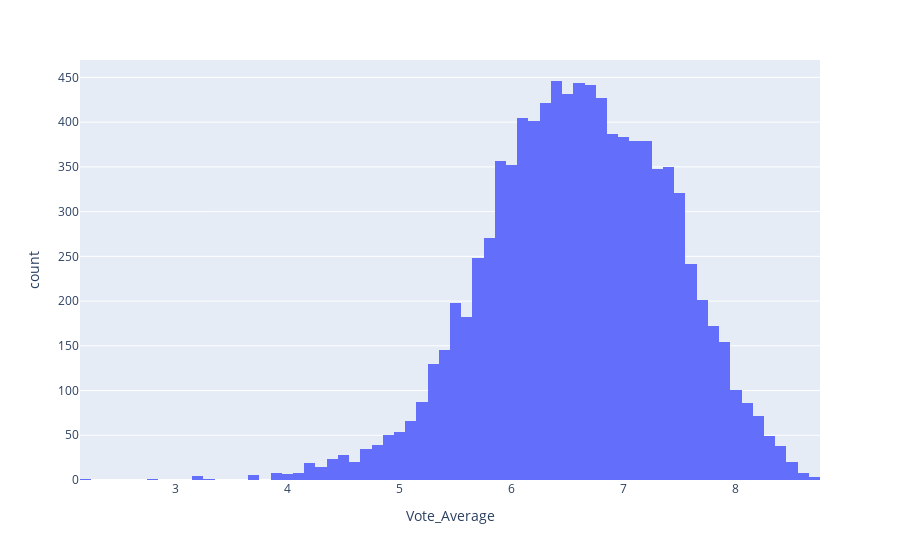

The notebook cell saved with this chart:
### Code cell
# Take a look at the distribution of the ratings
import plotly.express as px
fig = px.histogram(data, 'Vote_Average')
fig.show()

### Figure 1 — Plotly figure (JSON) as saved in the notebook; plotly's stock layout.template omitted (floating-point values rounded to 4 significant figures; data arrays with more than 128 entries replaced by an {"elided": "..."} marker saying what was removed)
{"data": [{"alignmentgroup": "True", "bingroup": "x", "hovertemplate": "Vote_Average=%{x}<br>count=%{y}<extra></extra>", "legendgroup": "", "marker": {"color": "#636efa", "pattern": {"shape": ""}}, "name": "", "offsetgroup": "", "orientation": "v", "showlegend": false, "type": "histogram", "x": {"elided": "9463 float values"}, "xaxis": "x", "yaxis": "y"}], "layout": {"autosize": true, "barmode": "relative", "legend": {"tracegroupgap": 0}, "margin": {"t": 60}, "xaxis": {"anchor": "y", "autorange": true, "domain": [0, 1], "range": [2.15, 8.75], "title": {"text": "Vote_Average"}, "type": "linear"}, "yaxis": {"anchor": "x", "autorange": true, "domain": [0, 1], "range": [0, 469.5], "title": {"text": "count"}}}}
